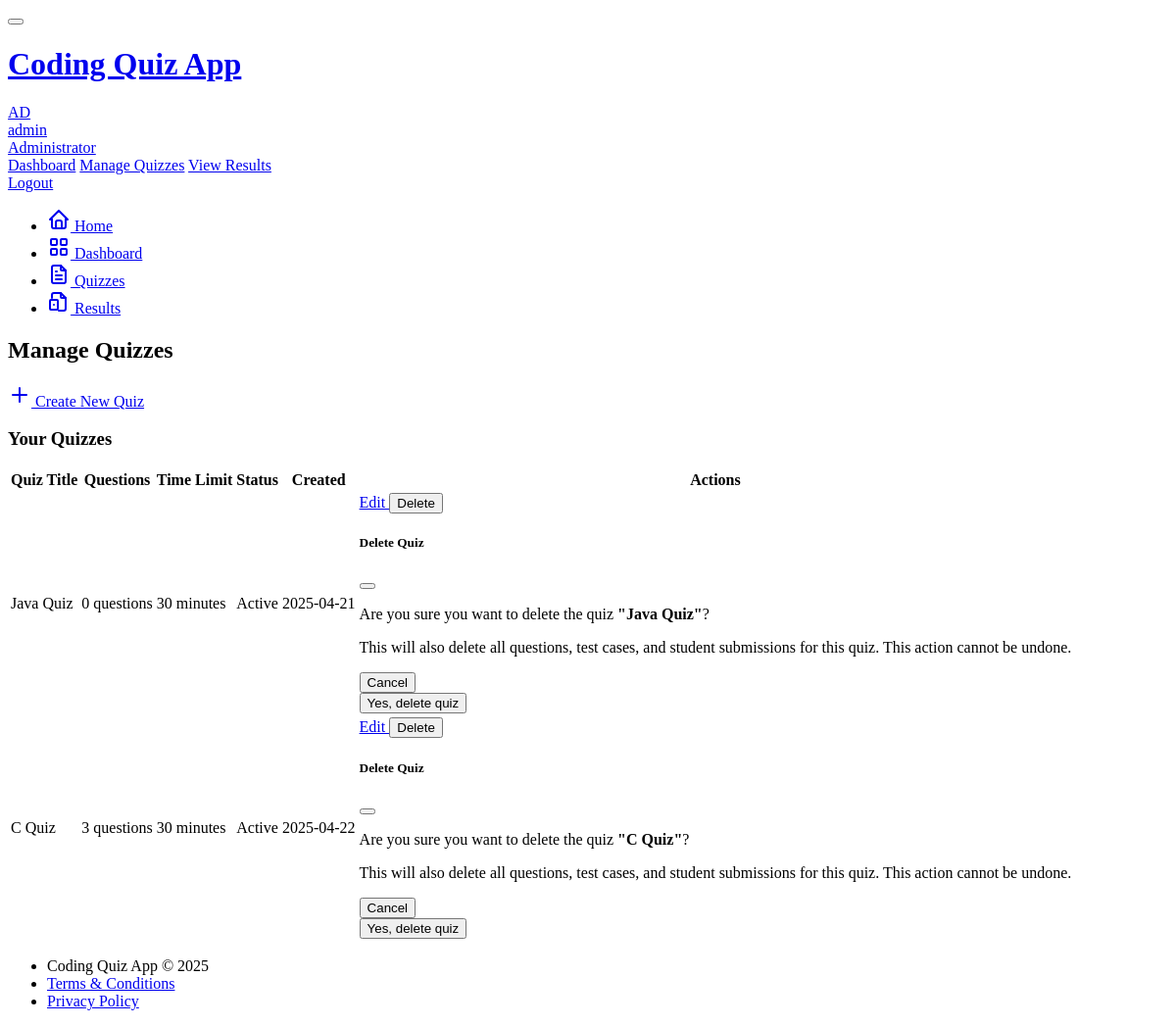
The app's page /admin/quizzes (signed in), older data.
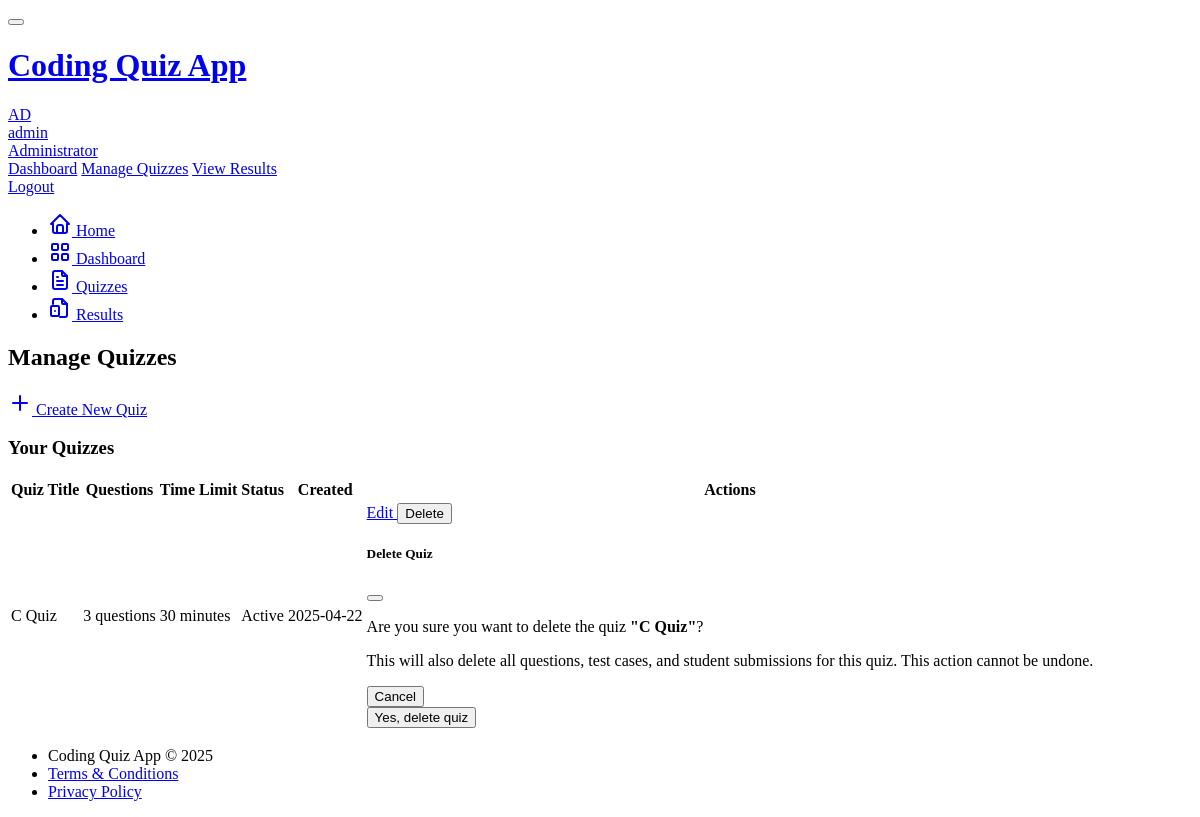
The same page, newer data.
### models.py (models this page shows, shortened)
class User(UserMixin, db.Model):
    id = db.Column(db.Integer, primary_key=True)
    username = db.Column(db.String(64), unique=True, index=True)
    email = db.Column(db.String(120), unique=True, index=True)
    password_hash = db.Column(db.String(128))
    is_admin = db.Column(db.Boolean, default=False)
    created_at = db.Column(db.DateTime, default=datetime.utcnow)
    quizzes = db.relationship('Quiz', backref='author', lazy='dynamic')
    submissions = db.relationship('Submission', backref='student', lazy='dynamic')

class Quiz(db.Model):
    id = db.Column(db.Integer, primary_key=True)
    title = db.Column(db.String(100), nullable=False)
    description = db.Column(db.Text)
    is_active = db.Column(db.Boolean, default=True)
    time_limit = db.Column(db.Integer, default=30)  # minutes
    created_at = db.Column(db.DateTime, default=datetime.utcnow)
    updated_at = db.Column(db.DateTime, default=datetime.utcnow, onupdate=datetime.utcnow)
    author_id = db.Column(db.Integer, db.ForeignKey('user.id'))
    questions = db.relationship('Question', backref='quiz', lazy='dynamic', cascade='all, delete-orphan')
    submissions = db.relationship('Submission', backref='quiz', lazy='dynamic')

### app/routes/admin.py (the view)
@admin_bp.route('/quizzes', methods=['GET'])
@admin_required
def quizzes():
    quizzes = Quiz.query.filter_by(author_id=current_user.id).all()
    return render_template('admin/quizzes.html', quizzes=quizzes, title='Manage Quizzes')

### app/routes/admin.py (called while the page is built)
def admin_required(func):
    @wraps(func)
    @login_required
    def decorated_view(*args, **kwargs):
        if not current_user.is_admin:
            abort(403)
        return func(*args, **kwargs)
    return decorated_view

### app/templates/admin/quizzes.html (shortened to what this page needs)
{% extends "base.html" %}
{% block page_title %}
Manage Quizzes
{% endblock %}
{% block page_actions %}
<a href="{{ url_for('admin.create_quiz') }}" class="btn btn-primary">
    Create New Quiz
</a>
{% endblock %}
{% block content %}
<div class="card">
    <div class="card-header">
        <h3 class="card-title">Your Quizzes</h3>
    </div>
    <div class="card-body">
        {% if quizzes %}
        <div class="table-responsive">
            <table class="table table-vcenter card-table">
                <thead>
                    <tr>
                        <th>Quiz Title</th>
                        <th>Questions</th>
                        <th>Time Limit</th>
                        <th>Status</th>
                        <th>Created</th>
                        <th class="w-1">Actions</th>
                    </tr>
                </thead>
                <tbody>
                    {% for quiz in quizzes %}
                    <tr>
                        <td>{{ quiz.title }}</td>
                        <td>{{ quiz.questions.count() }} questions</td>
                        <td>{{ quiz.time_limit }} minutes</td>
                        <td>
                            {% if quiz.is_active %}
                                <span class="badge bg-success">Active</span>
                            {% else %}
                                <span class="badge bg-secondary">Inactive</span>
                            {% endif %}
                        </td>
                        <td>{{ quiz.created_at.strftime('%Y-%m-%d') }}</td>
                        <td>
                            <div class="btn-list flex-nowrap">
                                <a href="{{ url_for('admin.edit_quiz', quiz_id=quiz.id) }}" class="btn btn-sm btn-primary">
                                    Edit
                                </a>
                                <button type="button" class="btn btn-sm btn-danger"
                                        data-bs-toggle="modal" data-bs-target="#modal-delete-quiz-{{ quiz.id }}">
                                    Delete
                                </button>
                            </div>
                            <div class="modal modal-blur fade" id="modal-delete-quiz-{{ quiz.id }}" tabindex="-1" role="dialog" aria-hidden="true">
                                <div class="modal-dialog modal-dialog-centered" role="document">
                                    <div class="modal-content">
                                        <div class="modal-header">
                                            <h5 class="modal-title">Delete Quiz</h5>
                                            <button type="button" class="btn-close" data-bs-dismiss="modal" aria-label="Close"></button>
                                        </div>
                                        <div class="modal-body">
                                            <p>Are you sure you want to delete the quiz <strong>"{{ quiz.title }}"</strong>?</p>
                                            <p class="text-danger">This will also delete all questions, test cases, and student submissions for this quiz. This action cannot be undone.</p>
                                        </div>
                                        <div class="modal-footer">
                                            <button type="button" class="btn btn-link link-secondary" data-bs-dismiss="modal">
                                                Cancel
                                            </button>
                                            <form action="{{ url_for('admin.delete_quiz', quiz_id=quiz.id) }}" method="post">
                                                <button type="submit" class="btn btn-danger ms-auto">
                                                    Yes, delete quiz
                                                </button>
                                            </form>
                                        </div>
                                    </div>
                                </div>
                            </div>
                        </td>
                    </tr>
                    {% endfor %}
                </tbody>
            </table>
        </div>
        {% endif %}
    </div>
</div>
{% endblock %}

### app/templates/base.html (shortened to what this page needs)
<!DOCTYPE html>
<html lang="en">
<head>
    <link rel="stylesheet" href="https://cdn.jsdelivr.net/npm/@tabler/core@1.0.0-beta17/dist/css/tabler.min.css">
    <link rel="stylesheet" href="https://cdn.jsdelivr.net/npm/@tabler/core@1.0.0-beta17/dist/css/tabler-flags.min.css">
    <link rel="stylesheet" href="https://cdn.jsdelivr.net/npm/@tabler/core@1.0.0-beta17/dist/css/tabler-payments.min.css">
    <link rel="stylesheet" href="https://cdn.jsdelivr.net/npm/@tabler/core@1.0.0-beta17/dist/css/tabler-vendors.min.css">
    <link rel="stylesheet" href="https://cdnjs.cloudflare.com/ajax/libs/codemirror/5.65.2/codemirror.min.css">
    <link rel="stylesheet" href="https://cdnjs.cloudflare.com/ajax/libs/codemirror/5.65.2/theme/dracula.min.css">
    <link rel="stylesheet" href="{{ url_for('static', filename='css/custom.css') }}">
</head>
<body class="antialiased d-flex flex-column min-vh-100">
    <div class="page">
        <header class="navbar navbar-expand-md navbar-light d-print-none">
            <div class="container-xl">
                <button class="navbar-toggler" type="button" data-bs-toggle="collapse" data-bs-target="#navbar-menu">
                </button>
                <h1 class="navbar-brand navbar-brand-autodark d-none-navbar-horizontal pe-0 pe-md-3">
                    <a href="{{ url_for('main.index') }}">
                        Coding Quiz App
                    </a>
                </h1>
                <div class="navbar-nav flex-row order-md-last">
                    <div class="nav-item dropdown">
                        {% if current_user.is_authenticated %}
                        <a href="#" class="nav-link d-flex lh-1 text-reset p-0" data-bs-toggle="dropdown" aria-label="Open user menu">
                            <span class="avatar avatar-sm bg-primary">
                                {{ current_user.username[:2].upper() }}
                            </span>
                            <div class="d-none d-xl-block ps-2">
                                <div>{{ current_user.username }}</div>
                                <div class="mt-1 small text-muted">
                                    {% if current_user.is_admin %}Administrator{% else %}Student{% endif %}
                                </div>
                            </div>
                        </a>
                        <div class="dropdown-menu dropdown-menu-end dropdown-menu-arrow">
                            {% if current_user.is_admin %}
                            <a href="{{ url_for('admin.dashboard') }}" class="dropdown-item">Dashboard</a>
                            <a href="{{ url_for('admin.quizzes') }}" class="dropdown-item">Manage Quizzes</a>
                            <a href="{{ url_for('admin.results') }}" class="dropdown-item">View Results</a>
                            {% else %}
                            <a href="{{ url_for('student.dashboard') }}" class="dropdown-item">Dashboard</a>
                            <a href="{{ url_for('student.results') }}" class="dropdown-item">My Results</a>
                            {% endif %}
                            <a href="{{ url_for('auth.logout') }}" class="dropdown-item">Logout</a>
                        </div>
                        {% endif %}
                    </div>
                </div>
            </div>
        </header>
        <div class="navbar-expand-md">
            <div class="collapse navbar-collapse" id="navbar-menu">
                <div class="navbar navbar-light">
                    <div class="container-xl">
                        <ul class="navbar-nav">
                            <li class="nav-item {% if request.endpoint == 'main.index' %}active{% endif %}">
                                <a class="nav-link" href="{{ url_for('main.index') }}">
                                    <span class="nav-link-icon d-md-none d-lg-inline-block">
                                    </span>
                                    <span class="nav-link-title">Home</span>
                                </a>
                            </li>
                            {% if current_user.is_authenticated %}
                                {% if current_user.is_admin %}
                                <li class="nav-item {% if request.endpoint == 'admin.dashboard' %}active{% endif %}">
                                    <a class="nav-link" href="{{ url_for('admin.dashboard') }}">
                                        <span class="nav-link-icon d-md-none d-lg-inline-block">
                                        </span>
                                        <span class="nav-link-title">Dashboard</span>
                                    </a>
                                </li>
                                <li class="nav-item {% if request.endpoint == 'admin.quizzes' %}active{% endif %}">
                                    <a class="nav-link" href="{{ url_for('admin.quizzes') }}">
                                        <span class="nav-link-icon d-md-none d-lg-inline-block">
                                        </span>
                                        <span class="nav-link-title">Quizzes</span>
                                    </a>
                                </li>
                                <li class="nav-item {% if request.endpoint == 'admin.results' %}active{% endif %}">
                                    <a class="nav-link" href="{{ url_for('admin.results') }}">
                                        <span class="nav-link-icon d-md-none d-lg-inline-block">
                                        </span>
                                        <span class="nav-link-title">Results</span>
                                    </a>
                                </li>
                                {% endif %}
                            {% endif %}
                        </ul>
                    </div>
                </div>
            </div>
        </div>
        <div class="page-wrapper">
            <div class="container-xl">
                <div class="page-header d-print-none">
                    <div class="row align-items-center">
                        <div class="col">
                            <h2 class="page-title">
                                {% block page_title %}{{ title }}{% endblock %}
                            </h2>
                        </div>
                        <div class="col-auto ms-auto">
                            {% block page_actions %}{% endblock %}
                        </div>
                    </div>
                </div>
            </div>
            <div class="page-body">
                <div class="container-xl">
                    {% block content %}{% endblock %}
                </div>
            </div>
            <footer class="footer footer-transparent d-print-none mt-auto">
                <div class="container-xl">
                    <div class="row text-center align-items-center flex-row-reverse">
                        <div class="col-12 col-lg-auto mt-3 mt-lg-0">
                            <ul class="list-inline list-inline-dots mb-0">
                                <li class="list-inline-item">
                                    Coding Quiz App &copy; 2025
                                </li>
                                <li class="list-inline-item">
                                    <a href="#" class="link-secondary">Terms & Conditions</a>
                                </li>
                                <li class="list-inline-item">
                                    <a href="#" class="link-secondary">Privacy Policy</a>
                                </li>
                            </ul>
                        </div>
                    </div>
                </div>
            </footer>
        </div>
    </div>
</body>
</html>

Row changes from the older to the newer data that the page shows:
removed Quiz: title "Java Quiz", questions.count "0", time_limit "30", is_active "Active", created_at "2025-04-21"
